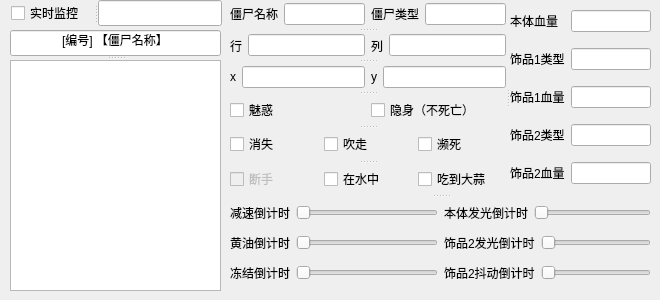
      <widget class="QWidget" name="tab_29">
       <attribute name="title">
        <string>列表监控</string>
       </attribute>
       <widget class="QSplitter" name="splitter_11">
        <property name="geometry">
         <rect>
          <x>230</x>
          <y>0</y>
          <width>421</width>
          <height>291</height>
         </rect>
        </property>
        <property name="orientation">
         <enum>Qt::Vertical</enum>
        </property>
        <widget class="QSplitter" name="splitter_10">
         <property name="orientation">
          <enum>Qt::Horizontal</enum>
         </property>
         <widget class="QSplitter" name="splitter_9">
          <property name="orientation">
           <enum>Qt::Vertical</enum>
          </property>
          <widget class="QWidget" name="layoutWidget_11">
           <layout class="QHBoxLayout" name="horizontalLayout_46">
            <item>
             <widget class="QLabel" name="label_40">
              <property name="text">
               <string>僵尸名称</string>
              </property>
             </widget>
            </item>
            <item>
             <widget class="QLineEdit" name="moniter_zombiename">
              <property name="readOnly">
               <bool>true</bool>
              </property>
             </widget>
            </item>
            <item>
             <widget class="QLabel" name="label_41">
              <property name="text">
               <string>僵尸类型</string>
              </property>
             </widget>
            </item>
            <item>
             <widget class="QLineEdit" name="moniter_zombietype">
              <property name="readOnly">
               <bool>true</bool>
              </property>
             </widget>
            </item>
           </layout>
          </widget>
          <widget class="QWidget" name="layoutWidget_14">
           <layout class="QHBoxLayout" name="horizontalLayout_28">
            <item>
             <widget class="QLabel" name="label_54">
              <property name="text">
               <string>行</string>
              </property>
             </widget>
            </item>
            <item>
             <widget class="QLineEdit" name="moniter_zombierow">
              <property name="readOnly">
               <bool>true</bool>
              </property>
             </widget>
            </item>
            <item>
             <widget class="QLabel" name="label_55">
              <property name="text">
               <string>列</string>
              </property>
             </widget>
            </item>
            <item>
             <widget class="QLineEdit" name="moniter_zombiecol">
              <property name="readOnly">
               <bool>true</bool>
              </property>
             </widget>
            </item>
           </layout>
          </widget>
          <widget class="QWidget" name="layoutWidget_13">
           <layout class="QHBoxLayout" name="horizontalLayout_27">
            <item>
             <widget class="QLabel" name="label_49">
              <property name="text">
               <string>x</string>
              </property>
             </widget>
            </item>
            <item>
             <widget class="QLineEdit" name="moniter_zombiex"/>
            </item>
            <item>
             <widget class="QLabel" name="label_50">
              <property name="text">
               <string>y</string>
              </property>
             </widget>
            </item>
            <item>
             <widget class="QLineEdit" name="moniter_zombiey"/>
            </item>
           </layout>
          </widget>
          <widget class="QWidget" name="layoutWidget">
           <layout class="QHBoxLayout" name="horizontalLayout_30">
            <item>
             <widget class="QCheckBox" name="ishypnoed">
              <property name="text">
               <string>魅惑</string>
              </property>
             </widget>
            </item>
            <item>
             <widget class="QCheckBox" name="isvisible">
              <property name="text">
               <string>隐身（不死亡）</string>
              </property>
             </widget>
            </item>
           </layout>
          </widget>
          <widget class="QWidget" name="layoutWidget">
           <layout class="QHBoxLayout" name="horizontalLayout_33">
            <item>
             <widget class="QCheckBox" name="zombiedisapear">
              <property name="text">
               <string>消失</string>
              </property>
             </widget>
            </item>
            <item>
             <widget class="QCheckBox" name="zombie_blowaway">
              <property name="text">
               <string>吹走</string>
              </property>
             </widget>
            </item>
            <item>
             <widget class="QCheckBox" name="zombie_near_dead">
              <property name="text">
               <string>濒死</string>
              </property>
             </widget>
            </item>
           </layout>
          </widget>
          <widget class="QWidget" name="layoutWidget">
           <layout class="QHBoxLayout" name="horizontalLayout_38">
            <item>
             <widget class="QCheckBox" name="zombie_nohand">
              <property name="enabled">
               <bool>false</bool>
              </property>
              <property name="text">
               <string>断手</string>
              </property>
              <property name="checkable">
               <bool>true</bool>
              </property>
             </widget>
            </item>
            <item>
             <widget class="QCheckBox" name="zombie_inwater">
              <property name="text">
               <string>在水中</string>
              </property>
             </widget>
            </item>
            <item>
             <widget class="QCheckBox" name="zombie_eatgarlic">
              <property name="text">
               <string>吃到大蒜</string>
              </property>
             </widget>
            </item>
           </layout>
          </widget>
         </widget>
         <widget class="QWidget" name="layoutWidget">
          <layout class="QGridLayout" name="gridLayout_6">
           <item row="0" column="0">
            <widget class="QLabel" name="label_56">
             <property name="text">
              <string>本体血量</string>
             </property>
            </widget>
           </item>
           <item row="1" column="0">
            <widget class="QLabel" name="label_60">
             <property name="text">
              <string>饰品1类型</string>
             </property>
            </widget>
           </item>
           <item row="1" column="1">
            <widget class="QLineEdit" name="moniter_zombiearmortype1">
             <property name="text">
              <string/>
             </property>
             <property name="readOnly">
              <bool>true</bool>
             </property>
            </widget>
           </item>
           <item row="2" column="0">
            <widget class="QLabel" name="label_57">
             <property name="text">
              <string>饰品1血量</string>
             </property>
            </widget>
           </item>
           <item row="3" column="0">
            <widget class="QLabel" name="label_59">
             <property name="text">
              <string>饰品2类型</string>
             </property>
            </widget>
           </item>
           <item row="3" column="1">
            <widget class="QLineEdit" name="moniter_zombiearmortype2">
             <property name="readOnly">
              <bool>true</bool>
             </property>
            </widget>
           </item>
           <item row="4" column="0">
            <widget class="QLabel" name="label_58">
             <property name="text">
              <string>饰品2血量</string>
             </property>
            </widget>
           </item>
           <item row="0" column="1">
            <widget class="QLineEdit" name="moniter_zombiebodyblood"/>
           </item>
           <item row="2" column="1">
            <widget class="QLineEdit" name="moniter_zombiearmorblood1"/>
           </item>
           <item row="4" column="1">
            <widget class="QLineEdit" name="moniter_zombiearmorblood2"/>
           </item>
          </layout>
         </widget>
        </widget>
        <widget class="QWidget" name="layoutWidget">
         <layout class="QGridLayout" name="gridLayout_8">
          <item row="0" column="0">
           <layout class="QHBoxLayout" name="horizontalLayout_51">
            <item>
             <widget class="QLabel" name="label_51">
              <property name="text">
               <string>减速倒计时</string>
              </property>
             </widget>
            </item>
            <item>
             <widget class="QSlider" name="moniter_zombieslowtime">
              <property name="maximum">
               <number>1000</number>
              </property>
              <property name="orientation">
               <enum>Qt::Horizontal</enum>
              </property>
             </widget>
            </item>
           </layout>
          </item>
          <item row="0" column="1">
           <layout class="QHBoxLayout" name="horizontalLayout_54">
            <item>
             <widget class="QLabel" name="label_61">
              <property name="text">
               <string>本体发光倒计时</string>
              </property>
             </widget>
            </item>
            <item>
             <widget class="QSlider" name="moniter_zombiebodyshinetime">
              <property name="maximum">
               <number>1000</number>
              </property>
              <property name="orientation">
               <enum>Qt::Horizontal</enum>
              </property>
             </widget>
            </item>
           </layout>
          </item>
          <item row="1" column="0">
           <layout class="QHBoxLayout" name="horizontalLayout_52">
            <item>
             <widget class="QLabel" name="label_52">
              <property name="text">
               <string>黄油倒计时</string>
              </property>
             </widget>
            </item>
            <item>
             <widget class="QSlider" name="moniter_zombiebuttertime">
              <property name="maximum">
               <number>1000</number>
              </property>
              <property name="orientation">
               <enum>Qt::Horizontal</enum>
              </property>
             </widget>
            </item>
           </layout>
          </item>
          <item row="1" column="1">
           <layout class="QHBoxLayout" name="horizontalLayout_55">
            <item>
             <widget class="QLabel" name="label_62">
              <property name="text">
               <string>饰品2发光倒计时</string>
              </property>
             </widget>
            </item>
            <item>
             <widget class="QSlider" name="moniter_zombiearmorshinetime">
              <property name="maximum">
               <number>1000</number>
              </property>
              <property name="orientation">
               <enum>Qt::Horizontal</enum>
              </property>
             </widget>
            </item>
           </layout>
          </item>
          <item row="2" column="0">
           <layout class="QHBoxLayout" name="horizontalLayout_53">
            <item>
             <widget class="QLabel" name="label_53">
              <property name="text">
               <string>冻结倒计时</string>
              </property>
             </widget>
            </item>
            <item>
             <widget class="QSlider" name="moniter_zombiefrozetime">
              <property name="maximum">
               <number>1000</number>
              </property>
              <property name="orientation">
               <enum>Qt::Horizontal</enum>
              </property>
             </widget>
            </item>
           </layout>
          </item>
          <item row="2" column="1">
           <layout class="QHBoxLayout" name="horizontalLayout_56">
            <item>
             <widget class="QLabel" name="label_63">
              <property name="text">
               <string>饰品2抖动倒计时</string>
              </property>
             </widget>
            </item>
            <item>
             <widget class="QSlider" name="moniter_zombiearmorshaketime">
              <property name="maximum">
               <number>1000</number>
              </property>
              <property name="orientation">
               <enum>Qt::Horizontal</enum>
              </property>
             </widget>
            </item>
           </layout>
          </item>
         </layout>
        </widget>
       </widget>
       <widget class="QSplitter" name="splitter_12">
        <property name="geometry">
         <rect>
          <x>11</x>
          <y>0</y>
          <width>211</width>
          <height>26</height>
         </rect>
        </property>
        <property name="orientation">
         <enum>Qt::Horizontal</enum>
        </property>
        <widget class="QCheckBox" name="checkBox">
         <property name="text">
          <string>实时监控</string>
         </property>
        </widget>
        <widget class="QLineEdit" name="zombierealtimeinfo">
         <property name="readOnly">
          <bool>true</bool>
         </property>
        </widget>
       </widget>
       <widget class="QSplitter" name="splitter_15">
        <property name="geometry">
         <rect>
          <x>10</x>
          <y>30</y>
          <width>211</width>
          <height>261</height>
         </rect>
        </property>
        <property name="orientation">
         <enum>Qt::Vertical</enum>
        </property>
        <widget class="QLineEdit" name="lineEdit_3">
         <property name="text">
          <string>[编号] 【僵尸名称】</string>
         </property>
         <property name="alignment">
          <set>Qt::AlignCenter</set>
         </property>
         <property name="readOnly">
          <bool>true</bool>
         </property>
        </widget>
        <widget class="QTableWidget" name="realtimezombielist"/>
       </widget>
      </widget>
